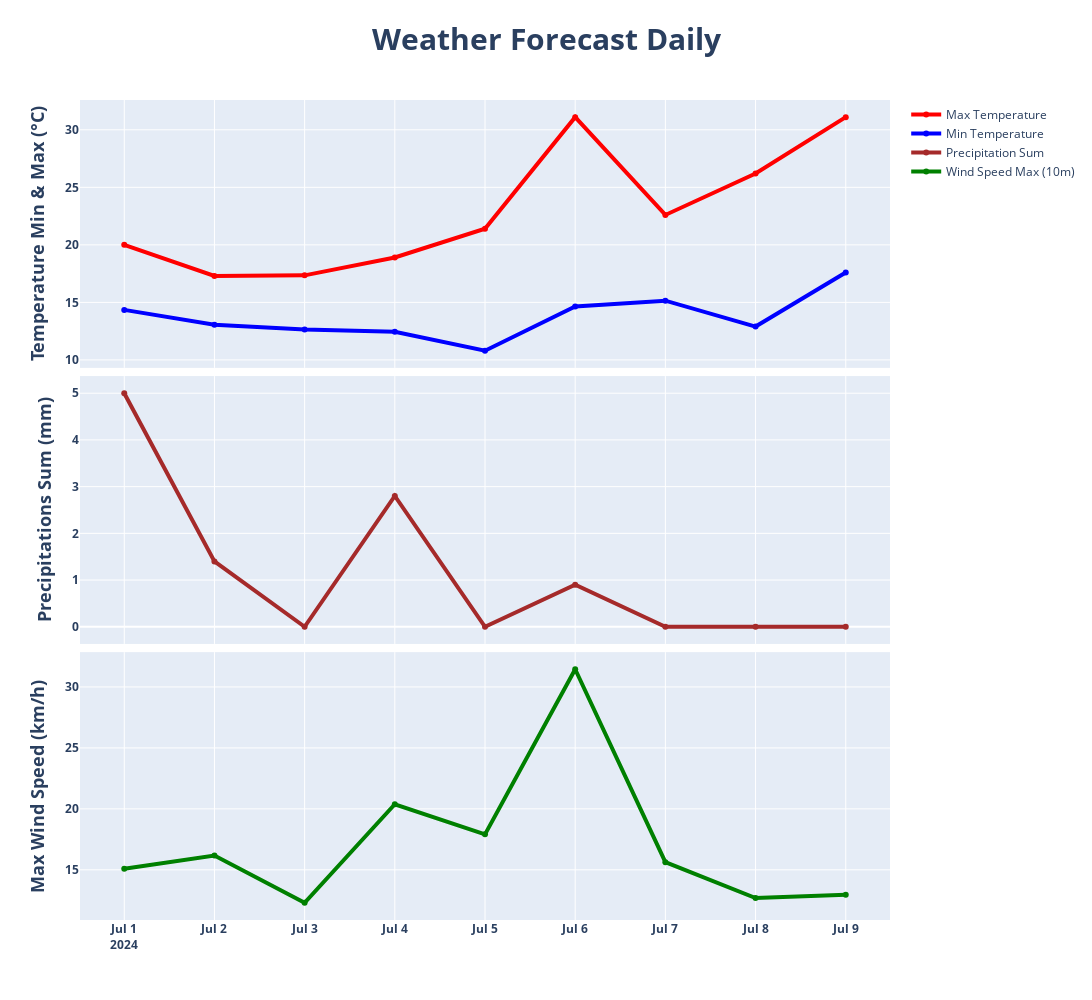

The notebook cell saved with this chart:
### Code cell
fig = go.Figure()

# Create a subplot layout: 4 rows, 1 column, shared x-axis
fig = make_subplots(rows=3, cols=1, shared_xaxes=True, vertical_spacing=0.01)

# Add the max temperature line with hover info
fig.add_trace(go.Scatter(x=daily_data['date'], y=daily_data['temperature_2m_max'].round(2),
                         mode='lines+markers',  # Added markers for better visibility on hover
                         name='Max Temperature',
                         line=dict(color='red', width=4),
                         hoverinfo='x+y',  # Shows both date and temperature on hover
                         hovertemplate='Date: %{x}<br>MaxTemperature: %{y}°C<extra></extra>',  # Custom hover text
                         showlegend=True  # Show the legend
                        ), row=1, col=1)

# Add the min temperature line with hover info
fig.add_trace(go.Scatter(x=daily_data['date'], y=daily_data['temperature_2m_min'].round(2),
                         mode='lines+markers',  # Added markers for better visibility on hover
                         name='Min Temperature',
                         line=dict(color='blue', width=4),
                         hoverinfo='x+y',  # Shows both date and temperature on hover
                         hovertemplate='Date: %{x}<br>Min Temperature: %{y}°C<extra></extra>',  # Custom hover text
                         showlegend=True  # Show the legend
                        ), row=1, col=1)


fig.add_trace(go.Scatter(x=daily_data['date'], y=daily_data['precipitation_sum'],
                         mode='lines+markers',
                         name='Precipitation Sum',
                         line=dict(color='brown', width=4),
                         hoverinfo='x+y',
                         hovertemplate='Date: %{x}<br>Precipitation: %{y}mm<extra></extra>'),
              row=2, col=1)

fig.add_trace(go.Scatter(x=daily_data['date'], y=daily_data['wind_speed_10m_max'].round(2),
                         mode='lines+markers',
                         name='Wind Speed Max (10m)',
                         line=dict(color='green', width=4),
                         hoverinfo='x+y',
                         hovertemplate='Date: %{x}<br>Wind Speed: %{y}Km/h<extra></extra>'),
              row=3, col=1)

# Update y-axes titles
fig.update_yaxes(tickfont=dict(size=12, weight='bold'), title_text="Temperature Min & Max (°C)", title_font=dict(size=18, weight='bold'), row=1, col=1)
fig.update_yaxes(tickfont=dict(size=12, weight='bold'), title_text="Precipitations Sum (mm)", title_font=dict(size=18, weight='bold'), row=2, col=1)
fig.update_yaxes(tickfont=dict(size=12, weight='bold'), title_text="Max Wind Speed (km/h)", title_font=dict(size=18, weight='bold'), row=3, col=1)
fig.update_xaxes(tickfont=dict(size=12, weight='bold'), row=3, col=1)

# Update layout (optional adjustments)
fig.update_layout(height=1000, width=1400, title_text="Weather Forecast Daily", title_font=dict(size=30, weight='bold'), title_x=0.5)

# Show the plot
fig.show()

### Figure 1 — Plotly figure (JSON) as saved in the notebook; plotly's stock layout.template omitted (floating-point values rounded to 4 significant figures)
{"data": [{"hoverinfo": "x+y", "hovertemplate": "Date: %{x}<br>MaxTemperature: %{y}°C<extra></extra>", "line": {"color": "red", "width": 4}, "mode": "lines+markers", "name": "Max Temperature", "showlegend": true, "type": "scatter", "x": ["2024-07-01T00:00:00+00:00", "2024-07-02T00:00:00+00:00", "2024-07-03T00:00:00+00:00", "2024-07-04T00:00:00+00:00", "2024-07-05T00:00:00+00:00", "2024-07-06T00:00:00+00:00", "2024-07-07T00:00:00+00:00", "2024-07-08T00:00:00+00:00", "2024-07-09T00:00:00+00:00"], "xaxis": "x", "y": [20, 17.3, 17.35, 18.9, 21.4, 31.1, 22.6, 26.2, 31.1], "yaxis": "y"}, {"hoverinfo": "x+y", "hovertemplate": "Date: %{x}<br>Min Temperature: %{y}°C<extra></extra>", "line": {"color": "blue", "width": 4}, "mode": "lines+markers", "name": "Min Temperature", "showlegend": true, "type": "scatter", "x": ["2024-07-01T00:00:00+00:00", "2024-07-02T00:00:00+00:00", "2024-07-03T00:00:00+00:00", "2024-07-04T00:00:00+00:00", "2024-07-05T00:00:00+00:00", "2024-07-06T00:00:00+00:00", "2024-07-07T00:00:00+00:00", "2024-07-08T00:00:00+00:00", "2024-07-09T00:00:00+00:00"], "xaxis": "x", "y": [14.35, 13.05, 12.65, 12.45, 10.8, 14.65, 15.15, 12.9, 17.6], "yaxis": "y"}, {"hoverinfo": "x+y", "hovertemplate": "Date: %{x}<br>Precipitation: %{y}mm<extra></extra>", "line": {"color": "brown", "width": 4}, "mode": "lines+markers", "name": "Precipitation Sum", "type": "scatter", "x": ["2024-07-01T00:00:00+00:00", "2024-07-02T00:00:00+00:00", "2024-07-03T00:00:00+00:00", "2024-07-04T00:00:00+00:00", "2024-07-05T00:00:00+00:00", "2024-07-06T00:00:00+00:00", "2024-07-07T00:00:00+00:00", "2024-07-08T00:00:00+00:00", "2024-07-09T00:00:00+00:00"], "xaxis": "x2", "y": [5.0, 1.4, 0, 2.8, 0, 0.9, 0, 0, 0], "yaxis": "y2"}, {"hoverinfo": "x+y", "hovertemplate": "Date: %{x}<br>Wind Speed: %{y}Km/h<extra></extra>", "line": {"color": "green", "width": 4}, "mode": "lines+markers", "name": "Wind Speed Max (10m)", "type": "scatter", "x": ["2024-07-01T00:00:00+00:00", "2024-07-02T00:00:00+00:00", "2024-07-03T00:00:00+00:00", "2024-07-04T00:00:00+00:00", "2024-07-05T00:00:00+00:00", "2024-07-06T00:00:00+00:00", "2024-07-07T00:00:00+00:00", "2024-07-08T00:00:00+00:00", "2024-07-09T00:00:00+00:00"], "xaxis": "x3", "y": [15.08, 16.17, 12.29, 20.38, 17.91, 31.45, 15.63, 12.68, 12.96], "yaxis": "y3"}], "layout": {"height": 1000, "title": {"font": {"size": 30, "weight": "bold"}, "text": "Weather Forecast Daily", "x": 0.5}, "width": 1400, "xaxis": {"anchor": "y", "domain": [0, 1], "matches": "x3", "showticklabels": false}, "xaxis2": {"anchor": "y2", "domain": [0, 1], "matches": "x3", "showticklabels": false}, "xaxis3": {"anchor": "y3", "domain": [0, 1], "tickfont": {"size": 12, "weight": "bold"}}, "yaxis": {"anchor": "x", "domain": [0.6733, 1], "tickfont": {"size": 12, "weight": "bold"}, "title": {"font": {"size": 18, "weight": "bold"}, "text": "Temperature Min & Max (°C)"}}, "yaxis2": {"anchor": "x2", "domain": [0.3367, 0.6633], "tickfont": {"size": 12, "weight": "bold"}, "title": {"font": {"size": 18, "weight": "bold"}, "text": "Precipitations Sum (mm)"}}, "yaxis3": {"anchor": "x3", "domain": [0, 0.3267], "tickfont": {"size": 12, "weight": "bold"}, "title": {"font": {"size": 18, "weight": "bold"}, "text": "Max Wind Speed (km/h)"}}}}
